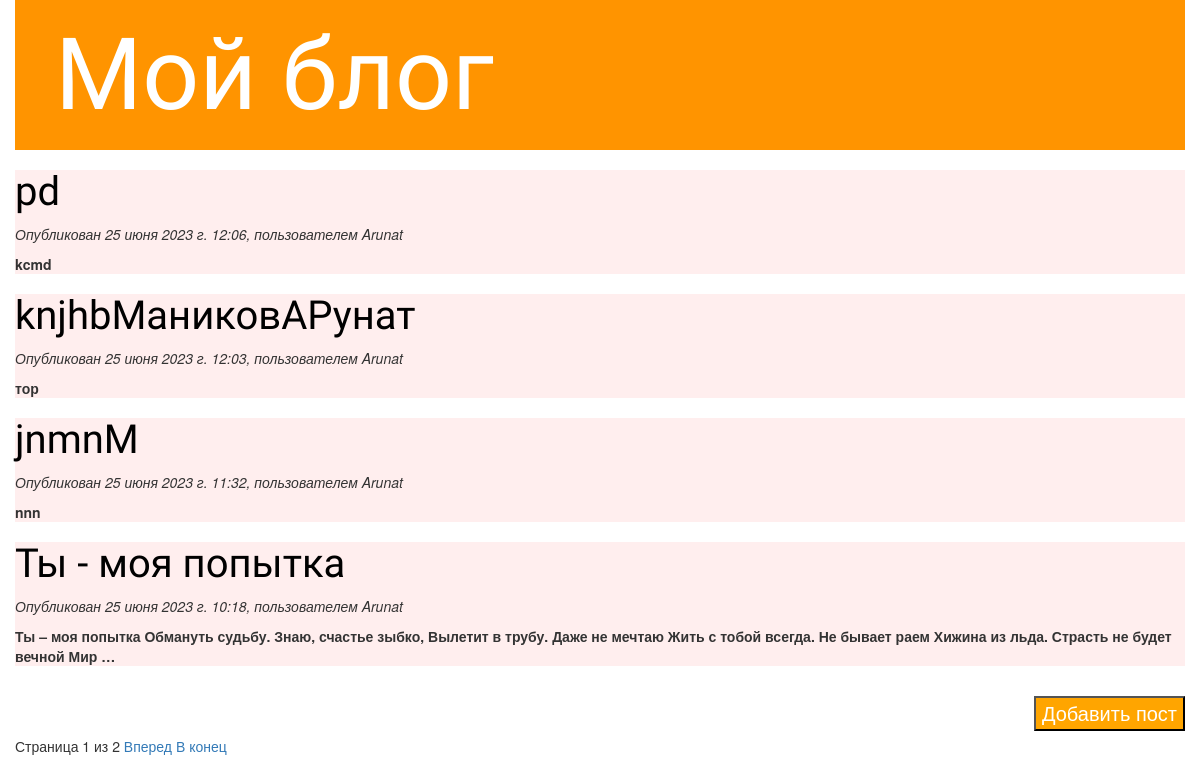
The page / on the database its author committed.
### main/models.py (models this page shows, shortened)
class Post(models.Model):
    class Status(models.TextChoices):
        DRAFT = 'DF', 'Черновик'
        PUBLISHED = 'PB', 'Опубликован'
    title = models.CharField(max_length=250)
    slug = models.SlugField(max_length=250,
                            unique_for_date='publish') #для того чтобы в базе данных не могло сохроняться посты с одинаковыми слагами
    author = models.ForeignKey(User,
                               on_delete=models.CASCADE,
                               related_name='blog_posts')
    body = models.TextField()
    publish = models.DateTimeField(default=timezone.now)
    created = models.DateTimeField(auto_now_add=True)
    update = models.DateTimeField(auto_now=True)
    status = models.CharField(max_length=2,
                              choices=Status.choices,
                              default=Status.PUBLISHED)
    objects = models.Manager()
    published = PublishedManager()
    class Meta:
        ordering = ['-publish']
        indexes = [
            models.Index(fields=['-publish'])
        ]
    def get_absolute_url(self):
        return reverse('main:post_detail',
                       args=[self.publish.year,
                             self.publish.month,
                             self.publish.day,
                             self.slug
                             ])

### main/views.py (the view)
# urls.py: path('', views.post_list, name='post_list'),
def post_list(request):
    post_lists = Post.published.all()
    paginator = Paginator(post_lists, 4)
    page_number = request.GET.get('page')  # если нет по такому юрл постарничной разбивки, переносит на 1 стр
    try:
        posts = paginator.get_page(page_number)
    except PageNotAnInteger:
        posts = paginator.page('1')
    except EmptyPage:
        posts = paginator.page(paginator.num_pages)
    return render(request,
                  'main/post/list.html',
                  {'posts': posts})

### main/models.py (called while the page is built)
    def get_queryset(self):
        return super().get_queryset()\
                        .filter(status=Post.Status.PUBLISHED)

### main/templates/main/post/list.html (shortened to what this page needs)
{% extends "main/base.html" %}
{% block content %}
    {% for post in posts %}
        <div class="post-list">
            <h2 class="post-name">
                <a href = '{{ post.get_absolute_url }}'>
                    {{ post.title }}
                </a>
            </h2>
            <p class="date">
                <i> Опубликован {{post.publish}}, пользователем {{ post.author }} </i>
            </p>
            <b>{{ post.body|truncatewords:30|linebreaks }}</b>
        </div>
    {% endfor %}
    <br>
    <a href="{% url 'main:create' %}"><button class="button1">Добавить пост</button></a> <br>
    {% include "pagination.html" with page=posts %}
{% endblock %}

### main/static/css/blog.css (style rules this page uses)
body { padding-left: 15px; padding-right: 15px; }
.post-name { font-family: 'Lobster'; font-size: 40px; }
h2 a { color: black; }
.post-list { background-color: #FFEEEE; }
.button1 { background-color: orange; font-size: 20px; float: right; color: white; }

### rows shown on the page
Post: title "pd", publish "25 июня 2023 г. 12:06", author "Arunat", body "kcmd"
Post: title "knjhbМаниковАРунат", publish "25 июня 2023 г. 12:03", author "Arunat", body "тор"
Post: title "jnmnM", publish "25 июня 2023 г. 11:32", author "Arunat", body "nnn"
Post: title "Ты - моя попытка", publish "25 июня 2023 г. 10:18", author "Arunat", body "Ты – моя попытка Обмануть судьбу. Знаю, счастье зыбко, Вылетит в трубу. Даже не мечтаю Жить с тобой всегда. Не бывает раем Хижина из льда. Страсть не будет вечной Мир …"

### other values the page prints
{{ page.number }} "1"
{{ page.paginator.num_pages }} "2"
